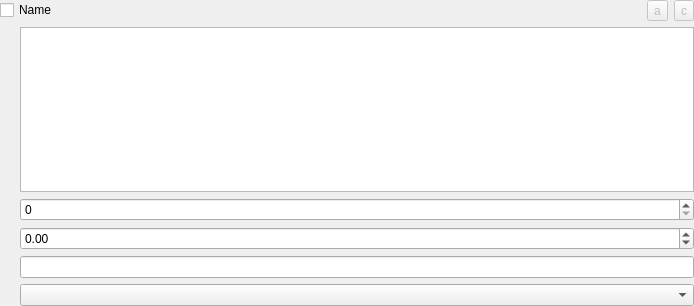
<?xml version="1.0" encoding="UTF-8"?>
<ui version="4.0">
 <class>Form</class>
 <widget class="QWidget" name="Form">
  <property name="geometry">
   <rect>
    <x>0</x>
    <y>0</y>
    <width>694</width>
    <height>306</height>
   </rect>
  </property>
  <property name="windowTitle">
   <string>Form</string>
  </property>
  <layout class="QVBoxLayout" name="verticalLayout_2">
   <property name="leftMargin">
    <number>0</number>
   </property>
   <property name="topMargin">
    <number>0</number>
   </property>
   <property name="rightMargin">
    <number>0</number>
   </property>
   <property name="bottomMargin">
    <number>0</number>
   </property>
   <item>
    <layout class="QHBoxLayout" name="horizontalLayout">
     <property name="bottomMargin">
      <number>0</number>
     </property>
     <item>
      <widget class="QCheckBox" name="checkBox">
       <property name="minimumSize">
        <size>
         <width>100</width>
         <height>0</height>
        </size>
       </property>
       <property name="text">
        <string>Name</string>
       </property>
      </widget>
     </item>
     <item>
      <widget class="QToolButton" name="toolButton_apply_all">
       <property name="enabled">
        <bool>false</bool>
       </property>
       <property name="toolTip">
        <string>Apply to all resources</string>
       </property>
       <property name="text">
        <string>a</string>
       </property>
       <property name="icon">
        <iconset theme="check-double">
         <normaloff>.</normaloff>.</iconset>
       </property>
      </widget>
     </item>
     <item>
      <widget class="QToolButton" name="toolButton_clear_all">
       <property name="enabled">
        <bool>false</bool>
       </property>
       <property name="toolTip">
        <string>Remove from all resources</string>
       </property>
       <property name="text">
        <string>c</string>
       </property>
       <property name="icon">
        <iconset theme="trash-alt">
         <normaloff>.</normaloff>.</iconset>
       </property>
      </widget>
     </item>
    </layout>
   </item>
   <item>
    <layout class="QHBoxLayout" name="horizontalLayout_2">
     <property name="bottomMargin">
      <number>0</number>
     </property>
     <item>
      <spacer name="horizontalSpacer">
       <property name="orientation">
        <enum>Qt::Horizontal</enum>
       </property>
       <property name="sizeType">
        <enum>QSizePolicy::Fixed</enum>
       </property>
       <property name="sizeHint" stdset="0">
        <size>
         <width>20</width>
         <height>0</height>
        </size>
       </property>
      </spacer>
     </item>
     <item>
      <layout class="QVBoxLayout" name="verticalLayout">
       <property name="rightMargin">
        <number>0</number>
       </property>
       <item>
        <widget class="QPlainTextEdit" name="plainTextEdit">
         <property name="sizePolicy">
          <sizepolicy hsizetype="Expanding" vsizetype="Expanding">
           <horstretch>0</horstretch>
           <verstretch>0</verstretch>
          </sizepolicy>
         </property>
        </widget>
       </item>
       <item>
        <widget class="QSpinBox" name="spinBox">
         <property name="sizePolicy">
          <sizepolicy hsizetype="Expanding" vsizetype="Fixed">
           <horstretch>0</horstretch>
           <verstretch>0</verstretch>
          </sizepolicy>
         </property>
         <property name="maximum">
          <number>999999999</number>
         </property>
        </widget>
       </item>
       <item>
        <widget class="QDoubleSpinBox" name="doubleSpinBox">
         <property name="sizePolicy">
          <sizepolicy hsizetype="Expanding" vsizetype="Fixed">
           <horstretch>0</horstretch>
           <verstretch>0</verstretch>
          </sizepolicy>
         </property>
         <property name="minimum">
          <double>-999999999.000000000000000</double>
         </property>
         <property name="maximum">
          <double>9999999999.000000000000000</double>
         </property>
        </widget>
       </item>
       <item>
        <widget class="QLineEdit" name="lineEdit"/>
       </item>
       <item>
        <widget class="QComboBox" name="comboBox">
         <property name="sizePolicy">
          <sizepolicy hsizetype="Expanding" vsizetype="Fixed">
           <horstretch>0</horstretch>
           <verstretch>0</verstretch>
          </sizepolicy>
         </property>
        </widget>
       </item>
      </layout>
     </item>
    </layout>
   </item>
  </layout>
 </widget>
 <resources/>
 <connections/>
</ui>
